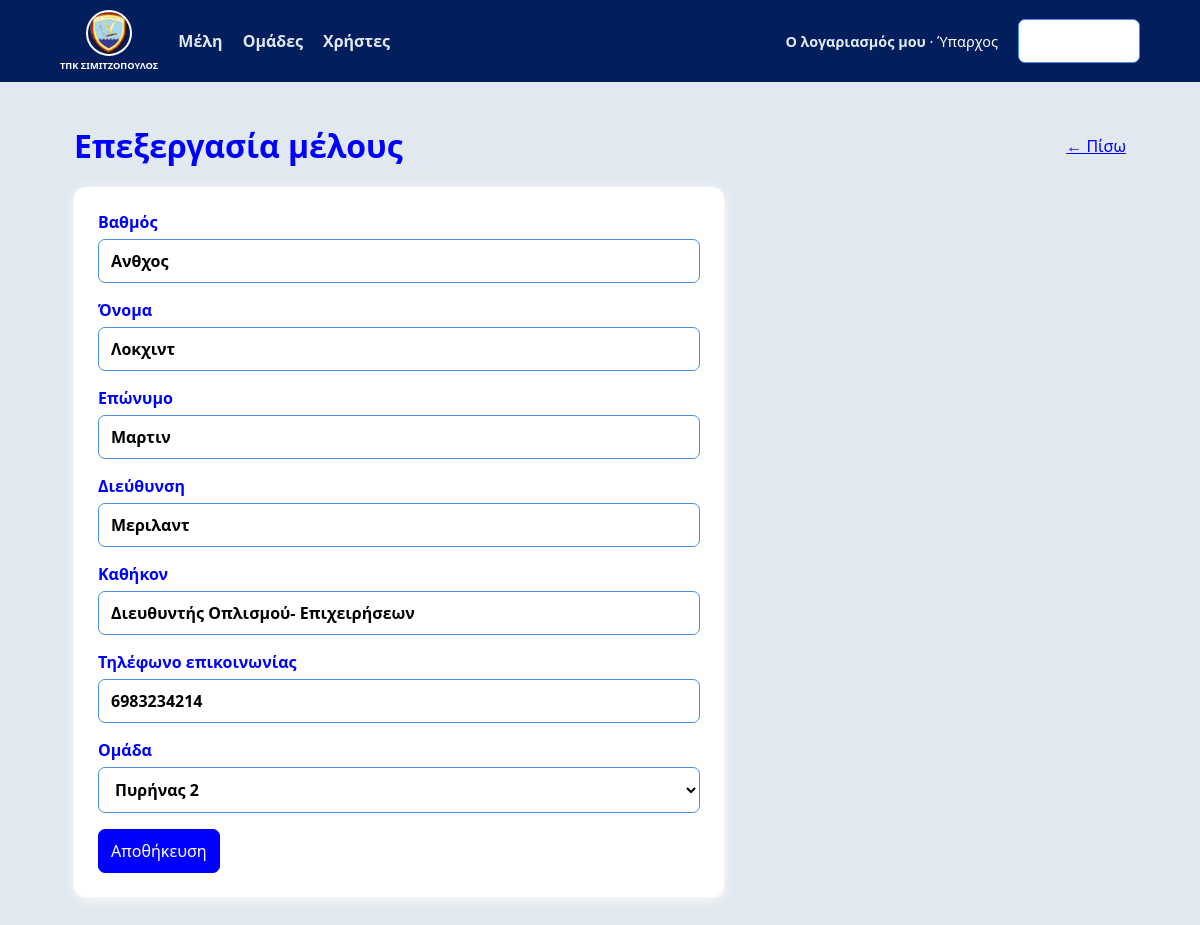
The app's page /members/2/edit (signed in) with its own data.
### app/infrastructure/models.py (models this page shows, shortened)
class UserModel(UserMixin, db.Model):
    __tablename__ = "users"
    id = db.Column(db.Integer, primary_key=True)
    username = db.Column(db.String(80), unique=True, nullable=False, index=True)
    password_hash = db.Column(db.String(255), nullable=False)
    role = db.Column(db.String(20), nullable=False, default="viewer")

class MemberModel(db.Model):
    __tablename__ = "members"
    id = db.Column(db.Integer, primary_key=True)
    first_name = db.Column(db.String(80), nullable=False)
    last_name = db.Column(db.String(80), nullable=False)
    address = db.Column(db.String(250), nullable=False)
    organization_duty = db.Column(db.String(120), nullable=False)
    rank = db.Column(db.String(80), nullable=False, default="")
    phone_number = db.Column(db.String(30), nullable=False)
    group_id = db.Column(db.Integer, db.ForeignKey("groups.id"), nullable=False)
    created_at = db.Column(db.DateTime, default=datetime.utcnow, nullable=False)
    group = db.relationship("GroupModel", back_populates="members")

class GroupModel(db.Model):
    __tablename__ = "groups"
    id = db.Column(db.Integer, primary_key=True)
    name = db.Column(db.String(100), unique=True, nullable=False)
    description = db.Column(db.String(250), nullable=True)
    members = db.relationship("MemberModel", back_populates="group", lazy="select")

### app/controllers/member_controller.py (the view, shortened to what this page needs)
@members_bp.route("/members/<int:member_id>/edit", methods=["GET", "POST"])
@roles_required("admin")
def edit(member_id):
    service = OrganizationService(); member = service.get_member(member_id)
    if not member: abort(404)
    return render_template("member_form.html", groups=service.list_groups(), member=member)

### app/__init__.py (called while the page is built)
@login_manager.user_loader
def load_user(user_id: str):
    return db.session.get(UserModel, int(user_id))

### app/controllers/security.py (called while the page is built)
def roles_required(*roles):
    def decorator(view):
        @wraps(view)
        def wrapped(*args, **kwargs):
            if not current_user.is_authenticated or current_user.role not in roles:
                abort(403)
            return view(*args, **kwargs)
        return wrapped
    return decorator

### app/repositories/repositories.py (called while the page is built)
    def all(self):
        return GroupModel.query.order_by(GroupModel.name).all()

    def get(self, member_id):
        return db.session.get(MemberModel, member_id)

### app/services/organization_service.py (called while the page is built)
    def list_groups(self):
        return self.groups.all()

    def get_member(self, member_id):
        return self.members.get(member_id)

### app/templates/member_form.html
{% extends 'base.html' %}
{% block content %}
<div class="heading">
    <h1>{{ 'Επεξεργασία μέλους' if member else 'Νέο μέλος' }}</h1>
    <a href="{{ url_for('members.index') }}">← Πίσω
    </a>
</div>
<section class="card form-card">
    <form method="post">
        <label>Βαθμός
            <input name="rank" value="{{ member.rank if member else '' }}" required></label>
        <label>Όνομα
            <input name="first_name" value="{{ member.first_name if member else '' }}" required></label>
        <label>Επώνυμο
            <input name="last_name" value="{{ member.last_name if member else '' }}" required></label>
        <label>Διεύθυνση
            <input name="address" value="{{ member.address if member else '' }}" required></label>
        <label>Καθήκον
            <input name="organization_duty" value="{{ member.organization_duty if member else '' }}" required></label>
        <label>Τηλέφωνο επικοινωνίας
            <input name="phone_number" value="{{ member.phone_number if member else '' }}" required></label>
        <label>Ομάδα
            <select name="group_id" required>
            {% for group in groups %}
                <option value="{{ group.id }}" {% if member and member.group_id == group.id %}selected{% endif %}>{{ group.name }}</option>{% endfor %}
            </select>
        </label>
        <button class="primary">Αποθήκευση</button>
    </form>
</section>
{% endblock %}

### app/templates/base.html (shortened to what this page needs)
<!doctype html>
<html lang="el">
    <head>
        <link rel="stylesheet" href="{{ url_for('static', filename='style.css') }}">
    </head>
    <body>{% if current_user.is_authenticated %}
        <nav>
            <div class="ship-identity">
                <img class="nav-logo" src="{{ url_for('static', filename='ship-crest.png') }}" alt="Θυρεός πλοίου">
                <span>ΤΠΚ ΣΙΜΙΤΖΟΠΟΥΛΟΣ
                </span>
            </div>
            <a href="{{ url_for('members.index') }}">Μέλη</a>
            {% if current_user.role == 'admin' %}
            <a href="{{ url_for('groups.index') }}">Ομάδες</a>
            <a href="{{ url_for('users.index') }}">Χρήστες</a>
            {% endif %}
            <span>
                <a class="profile-link" href="{{ url_for('users.profile') }}">Ο λογαριασμός μου</a>
                 · {{ current_user.username }}
            </span>
            <form action="{{ url_for('auth.logout') }}" method="post">
                <button>Αποσύνδεση</button>
            </form>
        </nav>{% endif %}
        <main>
            {% block content %}
            {% endblock %}
        </main>
    </body>
</html>

### app/static/style.css (style rules this page uses)
:root { font-family:system-ui,sans-serif; color:#0000ff; background:#e2e8f0 }
* { box-sizing:border-box }
body { margin:0 }
nav { background:#031e5d; color:#fff; padding:10px max(5vw,24px); display:flex; gap:20px; align-items:center }
.nav-logo { width:46px; height:46px; object-fit:cover; border-radius:50%; border:2px solid #ffffff }
.ship-identity { display:flex; flex-direction:column; align-items:center; gap:3px; flex-shrink:0 }
.ship-identity span { margin-left:0; font-size:.58rem; font-weight:700; white-space:nowrap; color:#ffffff }
nav a { color:#e2e8f0; text-decoration:none; font-weight:600 }
nav span { margin-left:auto; font-size:.9rem }
nav form { margin:0 }
main { max-width:1100px; margin:42px auto; padding:0 24px }
.card { background:#fff; border-radius:12px; padding:24px; box-shadow:0 2px 12px #fff; margin:20px 0 }
.heading { display:flex; align-items:center; justify-content:space-between; gap:20px }
h1 { margin:0; font-size:2rem }
form { display:grid;gap:16px }
label { display:grid; gap:6px; font-weight:600 }
input,select,button,.button { font:inherit; padding:10px 12px; border:1px solid #488ee3; border-radius:7px; background:#fff }
button,.button { cursor:pointer; text-decoration:none; color:#fff; width:max-content }
.primary { background:#0000ff; color:#fff; border-color:#0000ff }
.form-card { max-width:650px }

### records on screen
UserModel: username "Ύπαρχος"
MemberModel: rank "Ανθχος", first_name "Λοκχιντ", last_name "Μαρτιν", address "Μεριλαντ", organization_duty "Διευθυντής Οπλισμού- Επιχειρήσεων", phone_number "6983234214", group_id "Πυρήνας 2"

### other values on screen
{{ 'Επεξεργασία μέλους' if member else 'Νέο μέλος' }} "Επεξεργασία μέλους"
